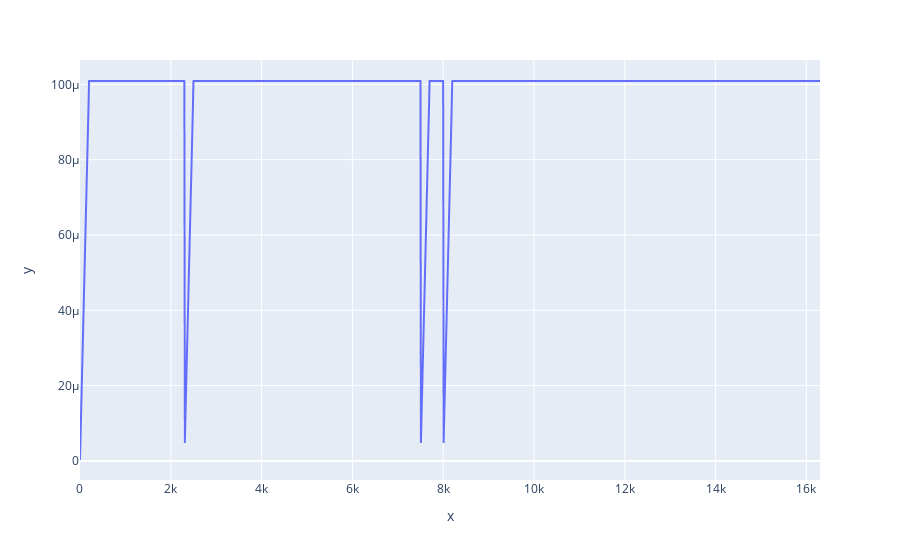

Notebook code cell kept with this figure:
### Markdown cell above
## Learning rate

### Code cell
checkpoint_dir = "/fsx_0/checkpoints/tranx/MM9-Pretrain-70B/MH19_336px_128nodes_bz32_resume"

checkpoints = glob.glob(f"{checkpoint_dir}/checkpoint-*")
max_checkpoint = 0

for c in checkpoints:
    num = int(c.split('-')[-1])
    max_checkpoint = max(num, max_checkpoint)

print("max_checkpoint:", max_checkpoint)

trainer_state = f"{checkpoint_dir}/checkpoint-{max_checkpoint}/trainer_state.json"
with open(trainer_state, 'r') as f:
    state = json.load(f)

state['log_history']

steps = [s['step'] for s in state['log_history']]
lr = [s['learning_rate'] for s in state['log_history']]

px.line(x=steps, y=lr)

### Figure 1 — Plotly figure (JSON) as saved in the notebook; plotly's stock layout.template omitted (floating-point values rounded to 4 significant figures; data arrays with more than 128 entries replaced by an {"elided": "..."} marker saying what was removed)
{"data": [{"hovertemplate": "x=%{x}<br>y=%{y}<extra></extra>", "legendgroup": "", "line": {"color": "#636efa", "dash": "solid"}, "marker": {"symbol": "circle"}, "mode": "lines", "name": "", "showlegend": false, "type": "scattergl", "x": {"elided": "1631 int values"}, "xaxis": "x", "y": {"elided": "1631 float values"}, "yaxis": "y"}], "layout": {"legend": {"tracegroupgap": 0}, "margin": {"t": 60}, "xaxis": {"anchor": "y", "domain": [0, 1], "title": {"text": "x"}}, "yaxis": {"anchor": "x", "domain": [0, 1], "title": {"text": "y"}}}}
